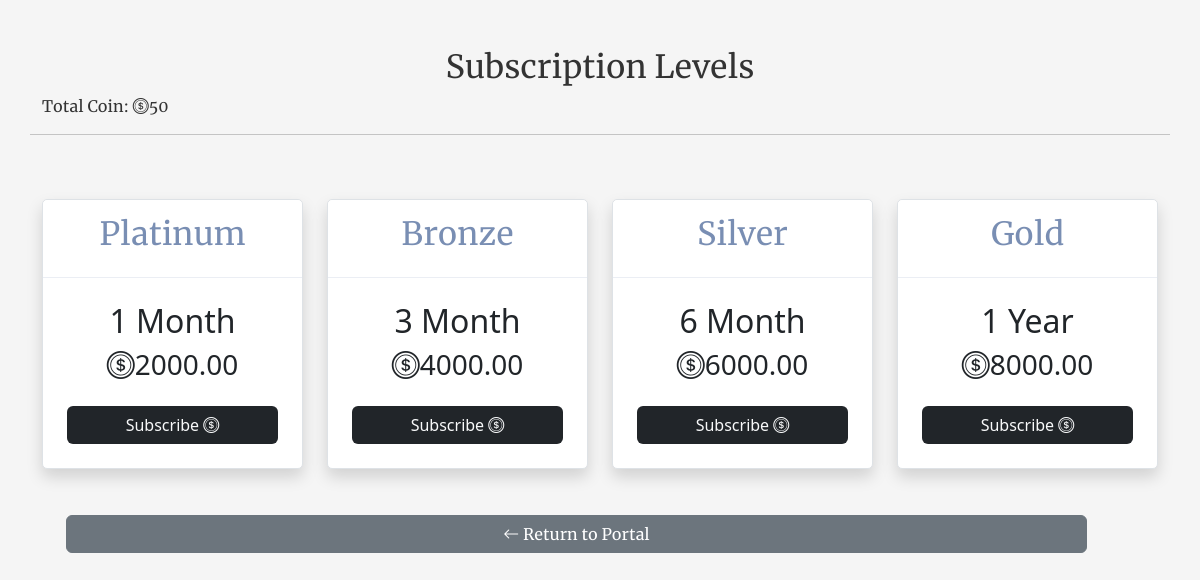
The app's page /coinsub/ (signed in), older data.
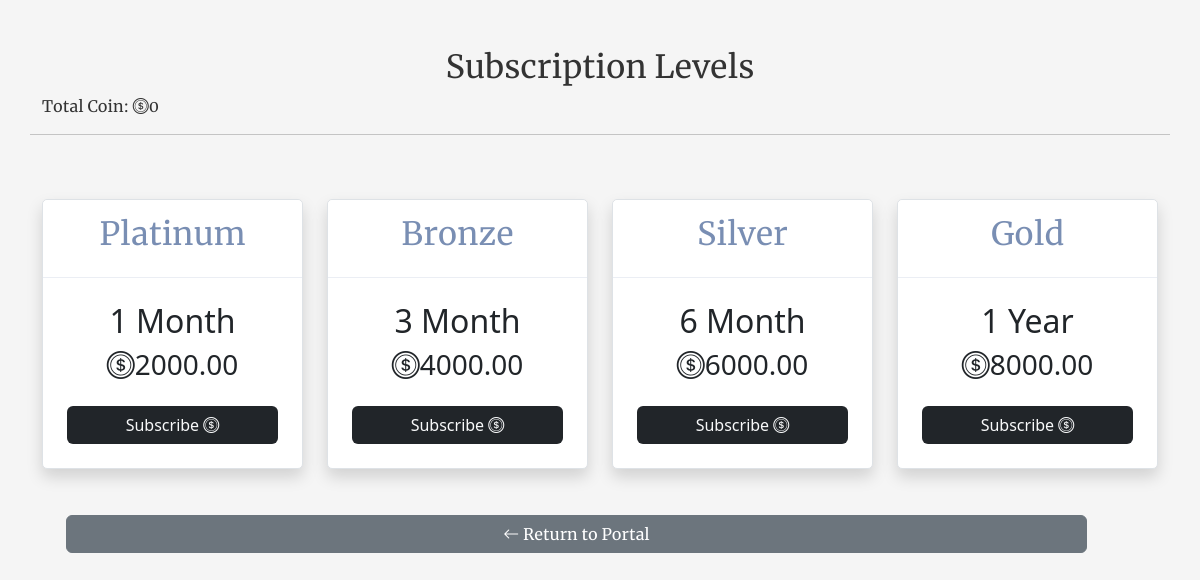
The same page, newer data.
### myapp/models.py (models this page shows, shortened)
class User(AbstractUser):
    profilepic = models.ImageField(upload_to= 'profilepic', null=True, blank=True, default="avatar.png")
    moredesc = models.TextField(null=True, blank=True)
    businessname = models.CharField(
        max_length=100, unique=True, null=True, blank=True)
    slug = models.SlugField(unique=True, null=True, blank=True)
    country = models.CharField(max_length=100, null=True, blank=True)
    phone = models.CharField(max_length=100, null=True, blank=True)
    meansofid = models.CharField(max_length=100, null=True, blank=True)
    idnumber = models.CharField(max_length=100, null=True, blank=True)
    idpic = models.ImageField(upload_to= 'id', null=True, blank=True)
    qrcode = models.ImageField(null=True, blank=True)
    logo = models.ImageField(null=True, blank=True, default="icon.png")
    currency = models.CharField(max_length=10, null=True, blank=True)
    coins = models.IntegerField(blank=True, null=True, default=0)
    whatsapp = models.CharField(max_length=200, null=True, blank=True)
    updated = models.DateTimeField(auto_now=True, null=True)
    created = models.DateTimeField(auto_now_add=True, null=True)
    subscribed = models.BooleanField(default=False, null=True, blank=True)
    date = models.DateTimeField(default=datetime.now())
    trial_start = models.DateTimeField(null=True, blank=True)
    trial_end = models.DateTimeField(null=True, blank=True)

### myapp/views.py (the view)
# urls.py: path('coinsub/', views.coinsub, name='coinsub'),
@login_required(login_url='account_login')
def coinsub(request):
    if request.user.is_authenticated:
        user = request.user
        nairaGold = NairaSubscriptionPlan.objects.get(plan_type='Gold')
        nairaSilver = NairaSubscriptionPlan.objects.get(plan_type='Silver')
        nairaBronze = NairaSubscriptionPlan.objects.get(plan_type='Bronze')
        nairaPlatinum = NairaSubscriptionPlan.objects.get(plan_type='Platinum')
        nairaBasic = NairaSubscriptionPlan.objects.get(plan_type='Basic')
    context = {'user': user, 'nairaGold': nairaGold, 'nairaSilver': nairaSilver, 'nairaBronze': nairaBronze, 'nairaPlatinum': nairaPlatinum, 'nairaBasic': nairaBasic,
               }
    return render(request, 'myapp/coinsub.html', context)

### myapp/templates/myapp/coinsub.html (shortened to what the changed rows need)
{% load static %}
<!DOCTYPE html>
<html lang="en">
<head>
    <link rel="stylesheet" href="{% static 'assets/bootstrap-5.3.1-dist/css/bootstrap.min.css' %}">
    <link rel="stylesheet" href="{% static 'assets/bootstrap-icons/bootstrap-icons.css' %}">
    <link rel="stylesheet" href="{% static 'assets/style.css' %}">
</head>
<body>
    <div class="container">
        <div class="row my-5">
            <center>
                <h2>Subscription Levels</h2>
            </center>
            <p>Total Coin: <i class="bi bi-coin"></i>{{user.coins}} </p>
            <hr>
        </div>
        <div class="row">
            <div class="col-lg-3 col-md-4 col-sm-12">
                <div class="card shadow border text-center">
                    <div class="card-header">
                        <h2>Platinum</h2>
                    </div>
                    <div class="card-body p-4">
                        <h2>1 Month</h2>
                    </div>
                </div>
            </div>
            <div class="col-lg-3 col-md-4 col-sm-12">
                <div class="card shadow border text-center">
                    <div class="card-header">
                        <h2>Bronze</h2>
                    </div>
                    <div class="card-body p-4">
                        <h2>3 Month</h2>
                    </div>
                </div>
            </div>
            <div class="col-lg-3 col-md-4 col-sm-12">
                <div class="card shadow border text-center">
                    <div class="card-header">
                        <h2>Silver</h2>
                    </div>
                    <div class="card-body p-4">
                        <h2>6 Month</h2>
                    </div>
                </div>
            </div>
            <div class="col-lg-3 col-md-4 col-sm-12">
                <div class="card shadow border text-center">
                    <div class="card-header">
                        <h2>Gold</h2>
                    </div>
                    <div class="card-body p-4">
                        <h2>1 Year</h2>
                    </div>
                </div>
            </div>
        </div>
    </div>
</body>
</html>

Row changes from the older to the newer data that the page shows:
changed User: coins "50" → "0"
